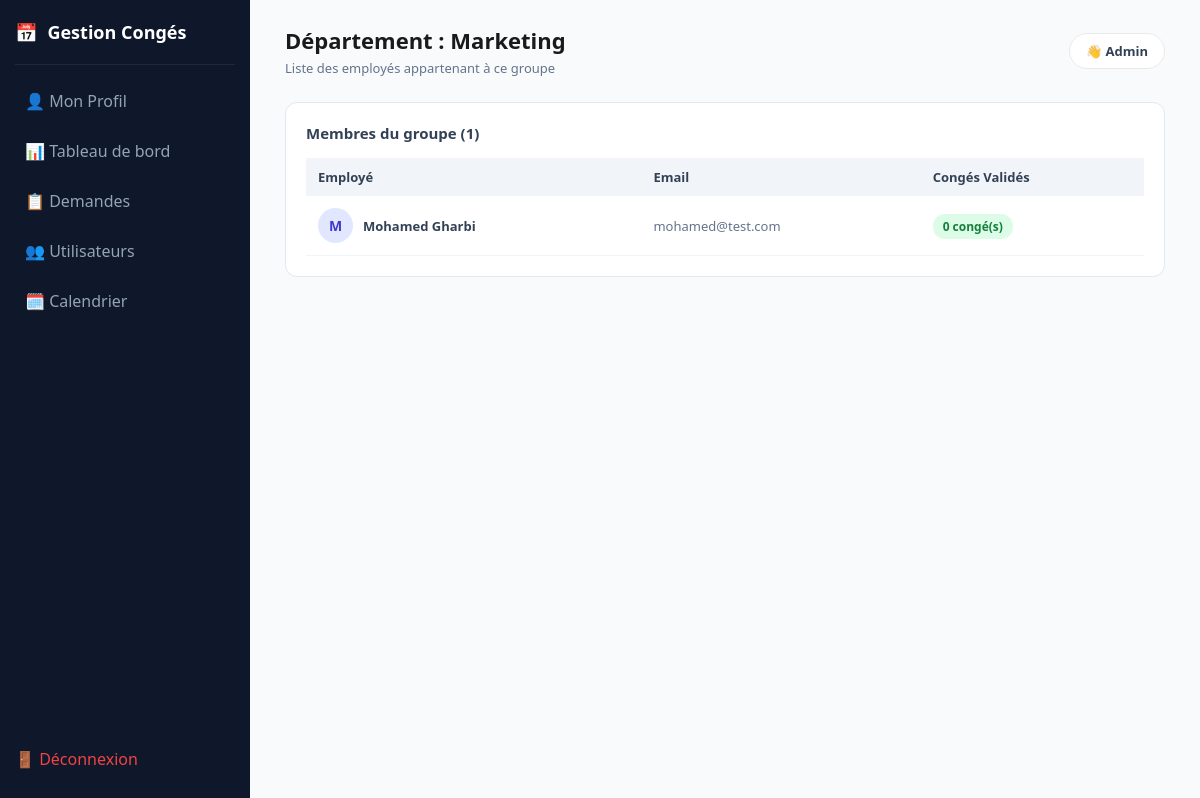
Page /admin/groupe_details.php?id=2 (signed in) on the committed database.
### tables this page shows
CREATE TABLE groups (
  id INT AUTO_INCREMENT PRIMARY KEY,
  nom VARCHAR(100) NOT NULL,
  description TEXT
);

CREATE TABLE users (
  id INT AUTO_INCREMENT PRIMARY KEY,
  nom VARCHAR(100) NOT NULL,
  prenom VARCHAR(100) NOT NULL,
  email VARCHAR(150) UNIQUE NOT NULL,
  password VARCHAR(255) NOT NULL,
  role ENUM('admin','user') DEFAULT 'user',
  group_id INT NULL,
  created_at TIMESTAMP DEFAULT CURRENT_TIMESTAMP,
  FOREIGN KEY (group_id) REFERENCES groups(id) ON DELETE SET NULL
);

### admin/groupe_details.php (the view, shortened to what this page needs)
<?php
require_once '../config/db.php';
$group_id = $_GET['id'] ?? null;
$stmtGroup = $pdo->prepare("SELECT * FROM groups WHERE id = ?");
$stmtGroup->execute([$group_id]);
$groupe = $stmtGroup->fetch(PDO::FETCH_ASSOC);
$stmtUsers = $pdo->prepare("SELECT u.*,
                            (SELECT COUNT(*) FROM leave_requests lr WHERE lr.user_id = u.id AND lr.statut = 'accepte') as total_conges
                            FROM users u
                            WHERE u.group_id = ? AND u.role = 'user'
                            ORDER BY u.nom ASC");
$stmtUsers->execute([$group_id]);
$membres = $stmtUsers->fetchAll(PDO::FETCH_ASSOC);
?>
<!DOCTYPE html>
<html lang="fr">
<head>
    <link rel="stylesheet" href="../assets/css/style.css">
    <link rel="stylesheet" href="../assets/css/admin.css">
</head>
<body>
    <div class="page-container">
        <?php include 'sidebar.php'; ?>
        <main class="custom-main">
            <header class="topbar" style="display: flex; justify-content: space-between; align-items: center; margin-bottom: 25px;">
                <div>
                    <h1>Département : <?= htmlspecialchars($groupe['nom']) ?></h1>
                    <p style="color: #64748b; font-size: 13px; margin-top: 4px;">Liste des employés appartenant à ce groupe</p>
                </div>
                <div class="user-badge" style="font-size: 13px; font-weight: 600;">👋 <?= htmlspecialchars($_SESSION['nom'] ?? 'Admin') ?></div>
            </header>
            <div class="panel" style="background: white; padding: 20px; border-radius: 12px; border: 1px solid #e2e8f0;">
                <h2 style="font-size: 15px; font-weight: 700; margin-bottom: 15px;">Membres du groupe (<?= count($membres) ?>)</h2>
                <?php if (empty($membres)): ?>
                    <p style="color: #94a3b8; text-align: center; padding: 20px 0;">Aucun employé dans ce groupe pour le moment.</p>
                <?php else: ?>
                    <table style="width: 100%; border-collapse: collapse; font-size: 13px;">
                        <thead>
                            <tr style="background: #f1f5f9; text-align: left;">
                                <th style="padding: 10px 12px;">Employé</th>
                                <th style="padding: 10px 12px;">Email</th>
                                <th style="padding: 10px 12px;">Congés Validés</th>
                            </tr>
                        </thead>
                        <tbody>
                            <?php foreach ($membres as $m): ?>
                            <tr style="border-bottom: 1px solid #f1f5f9;">
                                <td style="padding: 12px; display: flex; align-items: center; gap: 10px;">
                                    <div class="user-avatar"><?= strtoupper(substr($m['prenom'], 0, 1)) ?></div>
                                    <strong><?= htmlspecialchars($m['prenom'].' '.$m['nom']) ?></strong>
                                </td>
                                <td style="padding: 12px; color: #64748b;"><?= htmlspecialchars($m['email']) ?></td>
                                <td style="padding: 12px;">
                                    <span class="badge-conge"><?= $m['total_conges'] ?> congé(s)</span>
                                </td>
                            </tr>
                            <?php endforeach; ?>
                        </tbody>
                    </table>
                <?php endif; ?>
            </div>
        </main>
    </div>
</body>
</html>

### assets/css/style.css (style rules this page uses)
* { margin: 0; padding: 0; box-sizing: border-box; font-family: 'Segoe UI', -apple-system, Arial, sans-serif; }
body { background: #f7f8fa; min-height: 100vh; display: flex; justify-content: center; align-items: center; }

### assets/css/admin.css (style rules this page uses)
.topbar { display: flex; justify-content: space-between; align-items: center; margin-bottom: 28px; }
.topbar h1 { font-size: 22px; color: #1a1a1a; }
.user-badge { background: white; padding: 8px 16px; border-radius: 20px; font-size: 13px; border: 1px solid #eaeaea; }
.panel { background: white; border-radius: 12px; padding: 24px; border: 1px solid #eaeaea; }

### admin/groupe_details.php (style rules this page uses)
* { box-sizing: border-box; margin: 0; padding: 0; font-family: 'Segoe UI', Tahoma, Geneva, Verdana, sans-serif; }
body { background-color: #f8fafc; color: #334155; }
.page-container { display: flex; width: 100vw; min-height: 100vh; }
.custom-main { flex: 1; padding: 25px 35px; overflow-y: auto; }
.badge-conge { background: #dcfce7; color: #15803d; padding: 4px 10px; border-radius: 12px; font-size: 12px; font-weight: 600; }
.user-avatar { width: 35px; height: 35px; background: #e0e7ff; color: #4338ca; border-radius: 50%; display: flex; align-items: center; justify-content: center; font-weight: 700; font-size: 14px; }

### rows in the picture
groups: nom "Marketing"
users: prenom "M", prenom+nom "Mohamed Gharbi", email "mohamed@test.com", total_conges "0"

### other values in the picture
$_SESSION['nom'] "Admin"
count($membres) "1"
